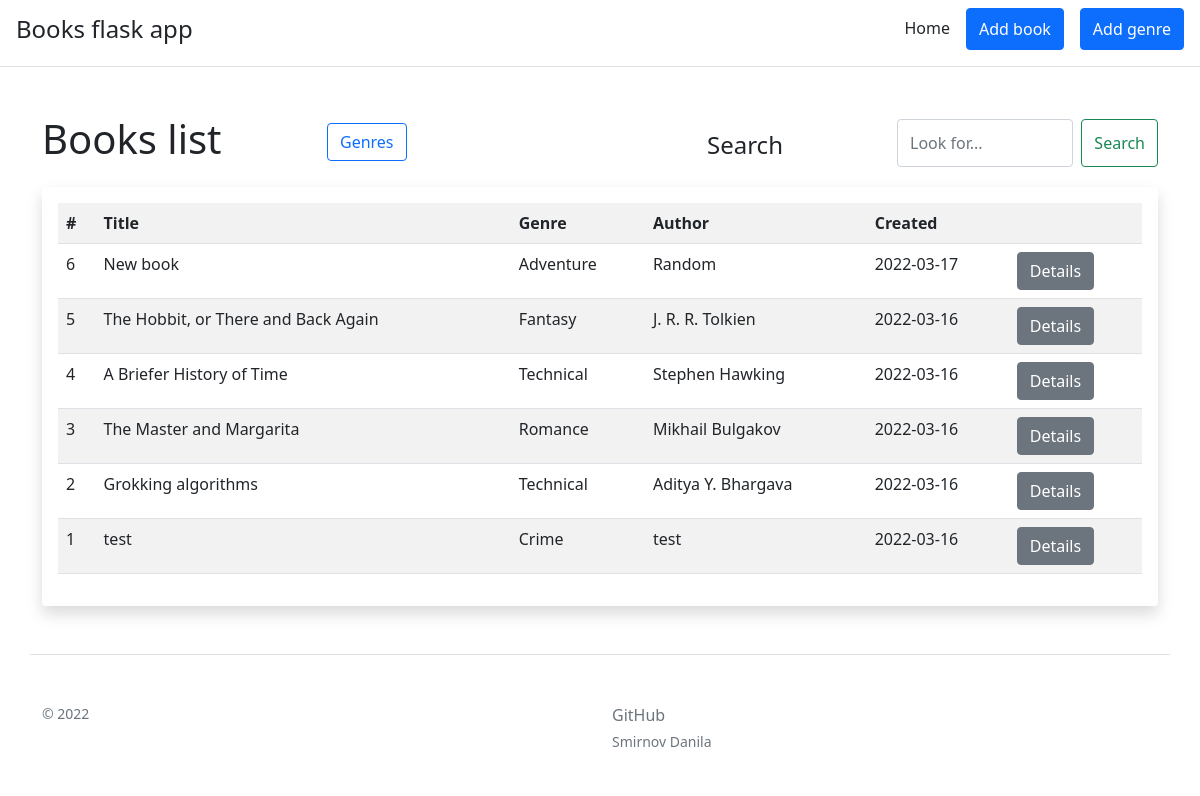
The page / on the database its author committed.
### app.py (models this page shows, shortened)
class Books(db.Model):
    id = db.Column(db.Integer, primary_key=True)
    title = db.Column(db.String(100), nullable=False)
    genre = db.Column(db.Integer, db.ForeignKey('genres.id'), nullable=False)
    author = db.Column(db.String(100), nullable=False)
    description = db.Column(db.String(500), nullable=False)
    date = db.Column(db.DateTime, default=datetime.utcnow)

class Genres(db.Model):
    id = db.Column(db.Integer, primary_key=True)
    name = db.Column(db.String(100), nullable=False)
    books = db.relationship('Books', backref='genres', lazy=True)

### app.py (the view)
@app.route('/', methods=['GET', 'POST'])
def index():
    books = Books.query.order_by(Books.date.desc()).all()
    genres = Genres.query.all()
    book_select = request.args.get('book_select') == 'true'
    q = request.args.get('q')
    if q:
        books = Books.query.filter(Books.title.contains(q) | Books.genre.contains(q) |
                                   Books.author.contains(q) | Books.date.contains(q)).order_by(Books.date.desc())
    return render_template('index.html', books=books, genres=genres, book_select=book_select)

### templates/index.html (shortened to what this page needs)
{% extends 'base.html' %}
{% block body %}
<div class="container mt-5 mb-5">
    <div class="row mb-3">
        {% if book_select %}
        <h1 class="col-3">Genres list</h1>
        <a href="?book_select=false" class="col-2 pt-2"><button class="btn btn-outline-primary">Books</button></a>
        {% else %}
        <h1 class="col-3">Books list</h1>
        <a href="?book_select=true" class="col-2 pt-2"><button class="btn btn-outline-primary">Genres</button></a>
        {% endif %}
        <h4 class="col-2 pt-3 offset-md-2">Search</h4>
        <form class="col d-flex mb-1 mt-1" method="GET">
            <input type="text" class="form-control me-2" placeholder="Look for..." aria-label="Username"
               aria-describedby="basic-addon1" name="q">
            <button type="submit" class="btn btn-outline-success">Search</button>
        </form>
    </div>
    {% if not book_select %}
        <div class="shadow p-3 mb-5 bg-body rounded">
            {% if books %}
                <table class="table table-striped table-hover">
                    <tr>
                        <td class="alert-link">#</td>
                        <td class="alert-link">Title</td>
                        <td class="alert-link">Genre</td>
                        <td class="alert-link">Author</td>
                        <td class="alert-link">Created</td>
                        <td class="alert-link"></td>
                    </tr>
                    {% for el in books %}
                    <tr>
                        <td>{{ el.id }}</td>
                        <td>{{ el.title }}</td>
                        <td>{{ genres[el.genre-1].name  }}</td>
                        <td>{{ el.author }}</td>
                        <td>{{ el.date.date() }}</td>
                        <td><a href="/{{ el.id }}" class="btn btn-secondary">Details</a></td>
                    </tr>
                    {% endfor %}
                </table>
            {% else %}
                <p>There is no books yet :(</p>
            {% endif %}
        </div>
    {% endif %}
</div>
{% endblock %}

### rows shown on the page
Books: id "6", title "New book", genre.name "Adventure", author "Random", date "2022-03-17"
Books: id "5", title "The Hobbit, or There and Back Again", genre.name "Fantasy", author "J. R. R. Tolkien", date "2022-03-16"
Books: id "4", title "A Briefer History of Time", genre.name "Technical", author "Stephen Hawking", date "2022-03-16"
Books: id "3", title "The Master and Margarita", genre.name "Romance", author "Mikhail Bulgakov", date "2022-03-16"
Books: id "2", title "Grokking algorithms", genre.name "Technical", author "Aditya Y. Bhargava", date "2022-03-16"
Books: id "1", title "test", genre.name "Crime", author "test", date "2022-03-16"
